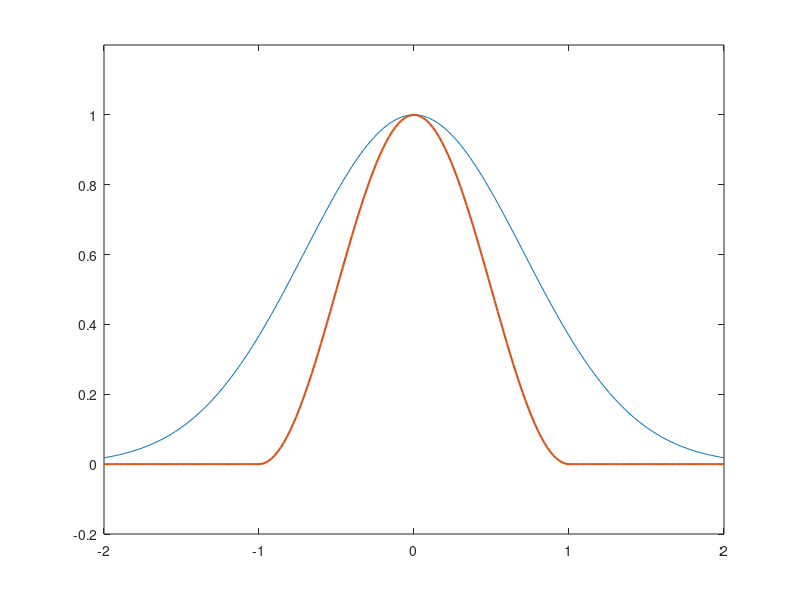

MATLAB code to generate this figure: (Note: this script raises an error after producing the figure.)
function fig9_38

% Figure 9.38: Gausaian and raised-cosine radial basis functions 

clear
clc
fprintf('Figure 9.38: Gaussian and raised-cosine radial basis functions\n\n')

% Compute RBFs

p = 201;
z = linspace (-2,2,p);
sigma = 1;
G_1 = exp(-z.^2 /sigma^2);
for i = 1 : p
    if abs(z(i)) > 1
        G_2(i) = 0;
    else
        G_2(i) = (1 + cos(pi*z(i)))/2;
    end
end

% Plot them

figure
h = plot (z,G_1,z,G_2);
set (h(2),'LineWidth',1.5);
axis ([-2 2 -0.2 1.2])
f_labels ('Gaussian and raised-cosine RBFs','\it{z}','\it{G(z)}')
legend ('Gaussian','Raised cosine')
hold on
plot ([-1 -1],[-.15 -.05],'k')
plot ([1 1],[-.15 -.05],'k')
text (-.19,-0.1,'Support')
f_wait
